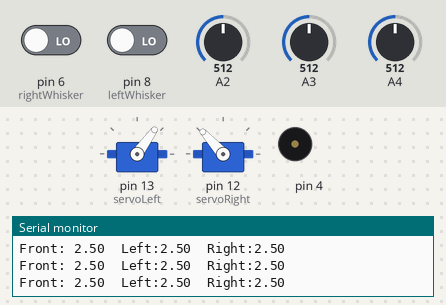
This sketch was run on a simulated Arduino Uno, built with avr-gcc and run on an emulated ATmega328P. On the bench: 2 × servo, buzzer (waves = sounding), the last lines printed to the serial monitor. Inputs (shaded band) come from the test bench; at power-on: pin 6 (rightWhisker) LOW, pin 8 (leftWhisker) LOW, A2 = 512, A3 = 512, A4 = 512. Random numbers use the default seed unless the sketch sets one.

Above: at 2.2 s.
2.3 s: pin 6 (rightWhisker) driven HIGH and pin 8 (leftWhisker) driven HIGH
At 3.6 s:
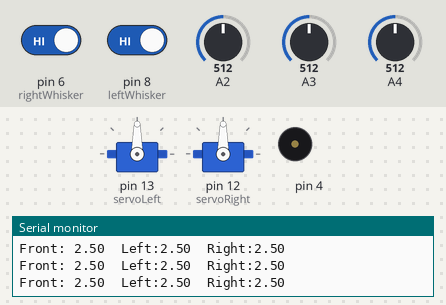
5.3 s: A2 set to 767
6.8 s: A2 set to 797
At 7.6 s:
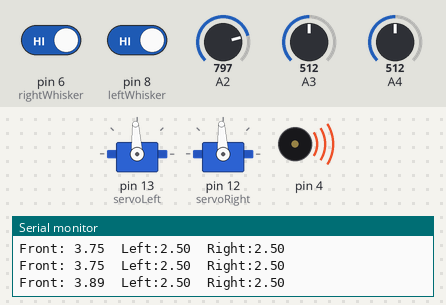
9.3 s: A2 set to 626
10.8 s: A2 set to 604
At 13.5 s:
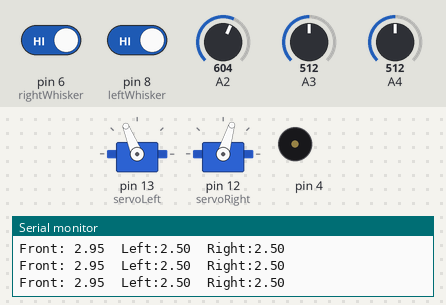
13.8 s: A3 set to 760
16.8 s: A3 set to 795
At 18.3 s:
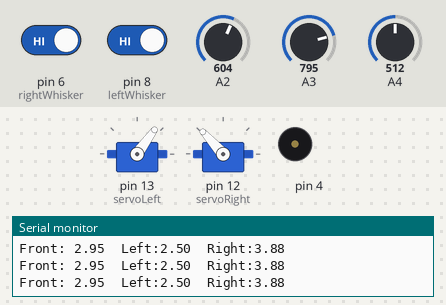
Timing chart, 0 to 19.8 s (numbered marks = the images above; inputs shaded):
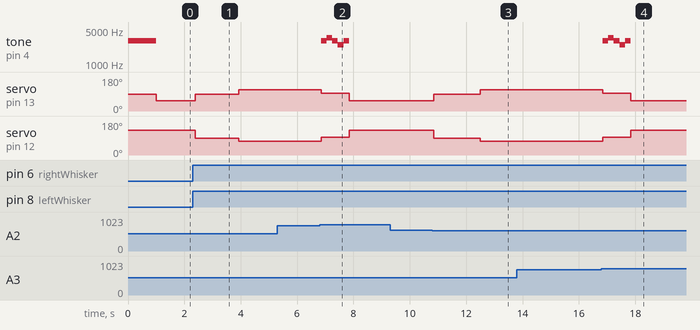

The sketch:

mining.ino
```cpp
      /*
       * Robotics with the BOE Shield - PhototransistorVoltage
       * Display voltage of phototransistor circuit output connected to A3 in
       * the serial monitor.
       */
      #include <Servo.h>

      Servo servoLeft;
      Servo servoRight;
      int rightWhisker = 6;
      int leftWhisker = 8;
      // Whisker sensors
      int whiskerNone = 0;
      int whiskerLeft = 1;
      int whiskerRight = 2;
      int whiskerBoth = 3;

      int rotationConstant = 1;

      long startTime = 0;
      long loopPeriod = 10000;
      int speedLeft=0, speedRight=0;
      int currentState = 0;
      long lastTransitionTime = 0;

      int stoppingSignal = 0;
      int forwardSignal = 200;
      int backingSignal = 400;
      int turningSignal = 30;

      int sensorFront = 2;
      int sensorLeft = 4;
      int sensorRight = 3;

      float thresholdBlack = 3.8;
      float thresholdWhite = 3.0;

      void setup()                                 // Built-in initialization block
      {
        Serial.begin(9600);                 // Set data rate to 9600 bps
        tone(4, 3000, 1000);
        delay(1000);
        servoLeft.attach(13);
        servoRight.attach(12);
        pinMode(rightWhisker, INPUT);
        pinMode(leftWhisker, INPUT);
      }

      void loop()                                  // Main loop auto-repeats
      {

         while(startTime > micros()) ; // wait here until we get constant looptime
         startTime = micros() + loopPeriod;

        int collision = checkWhiskers();
        if (collision > 0)
        {
          changeState(4); //awoid wall collision process
          speedLeft = stoppingSignal;
          speedRight = stoppingSignal;
          // Serial.print(collision);
        }

        //mining process
          if(currentState == 0){
          speedLeft = forwardSignal;
          speedRight = forwardSignal;
         // minSensor = max(volts(A1),volts(A2),volts(A3));min
          if(checkMine(thresholdBlack)){
            changeState(1);
            speedLeft=stoppingSignal;
            speedRight=stoppingSignal;
          }
        }
        else if(currentState == 1)//bomb signal state
        {
          tone(4, 3000, 200);
          delay(200);
          tone(4, 3500, 200);
          delay(200);
          tone(4, 3000, 200);
          delay(200);
          tone(4, 2500, 200);
          delay(200);
          tone(4, 3000, 200);
          delay(200);
          changeState(2);
          speedLeft=-backingSignal;
          speedRight=-backingSignal;
        }
        else if(currentState == 2)// back state
        {
            speedLeft=-backingSignal;
            speedRight=-backingSignal;
            if(checkClear(thresholdWhite)){
              changeState(3);
                //rotationConstant = 2*random(0,2)-1;
                speedLeft=-rotationConstant * turningSignal;
                speedRight=rotationConstant * turningSignal;
            }
        }
        else if(currentState==3) // turning state
         {
           speedLeft=-rotationConstant * turningSignal;
           speedRight=rotationConstant * turningSignal;

           long turningTime = random(1500000,2500000);
           if (micros() - lastTransitionTime > turningTime) {
             changeState(0);
           }
           if(checkMine(thresholdBlack)){
            changeState(1);
            speedLeft=stoppingSignal;
            speedRight=stoppingSignal;
          }
         }
        else if(currentState ==4)
        {
          speedLeft=-backingSignal;
          speedRight=-backingSignal;
          if (collision == whiskerNone){
            changeState(5);
          }
          else if(collision == whiskerLeft)
          {
            rotationConstant = 1;
          }
          else if(collision == whiskerRight)
          {
            rotationConstant = -1;
          }
          else if(collision == whiskerBoth)
          {
            rotationConstant = 2*random(0,2)-1;
          }
        }
        else if(currentState ==5)
        {
          speedLeft=-rotationConstant * turningSignal;
           speedRight=rotationConstant * turningSignal;

           long turningTime = 1500000;
           if (micros() - lastTransitionTime > turningTime) {
             changeState(0);
           }
        }

        Serial.print("Front: ");
        Serial.print(volts(sensorFront));
        Serial.print("  Left:");
        Serial.print(volts(sensorLeft));
        Serial.print("  Right:");
        Serial.println(volts(sensorRight));

        // Delay for 1 second ><
        maneuver(speedLeft,speedRight);


      }

      void changeState(int newState){
        currentState = newState;
        lastTransitionTime = micros();
      }

      boolean checkMine(float threshold){
        float maxVolt = 0;
        float voltFront = volts(sensorFront);
        float voltLeft = volts(sensorLeft);
        float voltRight = volts(sensorRight);

        //check which is greatest
        if(voltLeft>maxVolt){
          maxVolt = voltLeft;
       //   rotationConstant = -1;
        }
        if(voltRight>maxVolt){
          maxVolt = voltRight;
          rotationConstant = 1;
        }
        if(voltFront>maxVolt){
          maxVolt = voltFront;
          //rotationConstant = 2*random(0,2)-1;;
        }

        if(maxVolt>threshold){
          return true;
        }
        else{
          return false;
        }
      }
      /*
        boolean checkMineCalibrated(float threshold){
        float voltFront = volts(sensorFront);
        float voltLeft = volts(sensorLeft);
        float voltRight = volts(sensorRight);

        //check which is greatest
        if(voltLeft>maxVoltLeft){
          maxVoltLeft = voltLeft;
       //   rotationConstant = -1;
        }
        if(voltRight>maxVoltRight){
          maxVoltRight = voltRight;
          rotationConstant = 1;
        }
        if(voltFront>maxVoltFront){
          maxVoltFront = voltFront;
          //rotationConstant = 2*random(0,2)-1;;
        }

        //check which is greatest
        if(voltLeft<minVoltLeft){
          minVoltLeft = voltLeft;
       //   rotationConstant = -1;
        }
        if(voltRight<minVoltRight){
          minVoltRight = voltRight;
        }
        if(voltFront<minVoltFront){
          minVoltFront = voltFront;
          //rotationConstant = 2*random(0,2)-1;;
        }


        if((readingLeft > threshold)||(readingRight > threshold)||(readingMiddle > threshold)){
          return true
        }else
            return false


        if(maxVolt>threshold){
          return true;
        }
        else{
          return false;
        }
      }
      */
       boolean checkClear(float threshold){
        float maxVolt = 0;
        float voltFront = volts(sensorFront);
        float voltLeft = volts(sensorLeft);
        float voltRight = volts(sensorRight);

        //check which is greatest
        if(voltLeft>maxVolt){
          maxVolt = voltLeft;
        }
        if(voltRight>maxVolt){
          maxVolt = voltRight;
        }
        if(voltFront>maxVolt){
          maxVolt = voltFront;
        }

        if(threshold>maxVolt){
          return true;
        }
        else{
          return false;
        }
      }

      float volts(int adPin)                       // Measures volts at adPin
      {                                            // Returns floating point voltage
       return float(analogRead(adPin)) * 5.0 / 1024.0;
      }

      int checkWhiskers()
      {
        byte wLeft = digitalRead(leftWhisker);
        byte wRight = digitalRead(rightWhisker);
        if (wLeft == 1 && wRight == 1)
        {
          return whiskerNone;
        }
        else if (wLeft == 0 && wRight == 1)
        {
          return whiskerLeft;
        }
        else if (wLeft == 1 && wRight == 0)
        {
          return whiskerRight;
        }
        else if (wLeft == 0 && wRight == 0)
        {
          return whiskerBoth;
        }
      }

      void maneuver(int speedLeft, int speedRight)
      {
        servoLeft.writeMicroseconds(1500 + speedLeft);   // Set left servo speed
        servoRight.writeMicroseconds(1500 - speedRight); // Set right servo speed                               // Delay for msTime
      }
```

Measured:
- the behaviour switches between 778 and 779 on A2 (found by bisection; images 1 and 2)
- the behaviour switches between 615 and 614 on A2 (found by bisection; images 2 and 3)
- the behaviour switches between 778 and 779 on A3 (found by bisection; images 3 and 4)
- after the input at 2.3 s, servo on pin 13 (servoLeft): 54° → 90° after 0.09 s, → 112° 1.5 s later; servo on pin 12 (servoRight): 132° → 90° after 0.09 s, → 73° 1.5 s later
- after the input at 6.8 s, tone on pin 4: plays 3000 Hz for 0.20 s, 3500 Hz for 0.20 s, 3000 Hz for 0.20 s, 2500 Hz for 0.20 s, 3000 Hz for 0.20 s, starting after 0.05 s; servo on pin 13 (servoLeft): 112° → 93° after 0.05 s, → 54° 1.0 s later; servo on pin 12 (servoRight): 73° → 93° after 0.05 s, → 132° 1.0 s later
- after the input at 10.8 s, servo on pin 13 (servoLeft): 54° → 90° after 0.05 s, → 112° 1.6 s later; servo on pin 12 (servoRight): 132° → 90° after 0.05 s, → 73° 1.6 s later
- after the input at 16.8 s, tone on pin 4: plays 3000 Hz for 0.20 s, 3500 Hz for 0.20 s, 3000 Hz for 0.20 s, 2500 Hz for 0.20 s, 3000 Hz for 0.20 s, starting at once; servo on pin 13 (servoLeft): 112° → 93° at once, → 54° 1.0 s later; servo on pin 12 (servoRight): 73° → 93° at once, → 132° 1.0 s later
